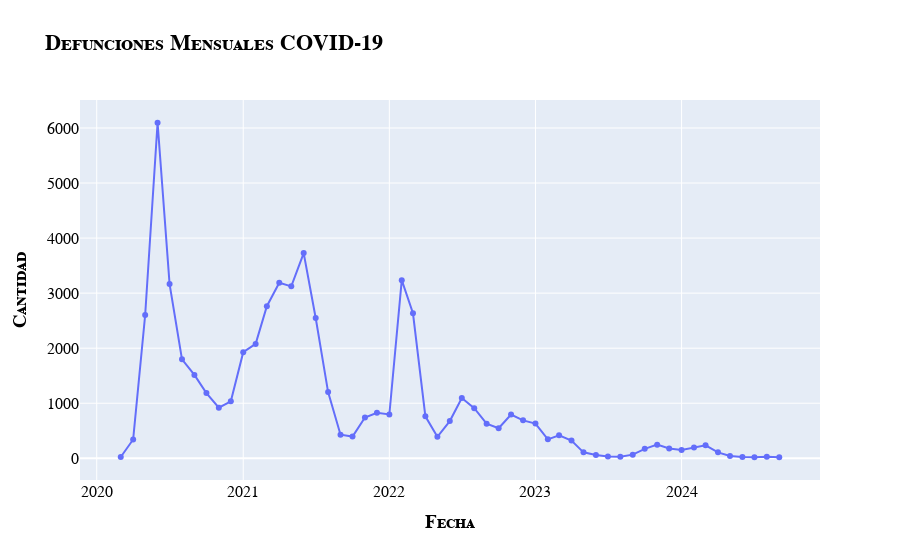

Source (notebook cell):
### Code cell
generic_layouts = {"legend_title":"Serie temporal:", "yaxis_title":"<b>Cantidad</b>","xaxis_title":"<b>Fecha</b>",
                    "font":dict(
                        family="Courier New, monospace",
                        size=16,
                        color="Black",
                        variant="small-caps"
                        ),
                    "legend":dict(
                        # orientation="h",
                        yanchor="bottom",
                        y=1.0,
                        xanchor="right",
                        x=1.0,
                        bgcolor="LightBlue"
                        )
                    }

fig = px.line(countpan, y="EDAD_CANT", 
              title="<b>Defunciones Mensuales COVID-19</b>",
              markers=True)
fig.update_layout(**generic_layouts
)
fig

### Figure 1 — Plotly figure (JSON) as saved in the notebook; plotly's stock layout.template omitted (floating-point values rounded to 4 significant figures)
{"data": [{"hovertemplate": "index=%{x}<br>EDAD_CANT=%{y}<extra></extra>", "legendgroup": "", "line": {"color": "#636efa", "dash": "solid"}, "marker": {"symbol": "circle"}, "mode": "lines+markers", "name": "", "orientation": "v", "showlegend": false, "type": "scatter", "x": ["2020-03-01T00:00:00", "2020-04-01T00:00:00", "2020-05-01T00:00:00", "2020-06-01T00:00:00", "2020-07-01T00:00:00", "2020-08-01T00:00:00", "2020-09-01T00:00:00", "2020-10-01T00:00:00", "2020-11-01T00:00:00", "2020-12-01T00:00:00", "2021-01-01T00:00:00", "2021-02-01T00:00:00", "2021-03-01T00:00:00", "2021-04-01T00:00:00", "2021-05-01T00:00:00", "2021-06-01T00:00:00", "2021-07-01T00:00:00", "2021-08-01T00:00:00", "2021-09-01T00:00:00", "2021-10-01T00:00:00", "2021-11-01T00:00:00", "2021-12-01T00:00:00", "2022-01-01T00:00:00", "2022-02-01T00:00:00", "2022-03-01T00:00:00", "2022-04-01T00:00:00", "2022-05-01T00:00:00", "2022-06-01T00:00:00", "2022-07-01T00:00:00", "2022-08-01T00:00:00", "2022-09-01T00:00:00", "2022-10-01T00:00:00", "2022-11-01T00:00:00", "2022-12-01T00:00:00", "2023-01-01T00:00:00", "2023-02-01T00:00:00", "2023-03-01T00:00:00", "2023-04-01T00:00:00", "2023-05-01T00:00:00", "2023-06-01T00:00:00", "2023-07-01T00:00:00", "2023-08-01T00:00:00", "2023-09-01T00:00:00", "2023-10-01T00:00:00", "2023-11-01T00:00:00", "2023-12-01T00:00:00", "2024-01-01T00:00:00", "2024-02-01T00:00:00", "2024-03-01T00:00:00", "2024-04-01T00:00:00", "2024-05-01T00:00:00", "2024-06-01T00:00:00", "2024-07-01T00:00:00", "2024-08-01T00:00:00", "2024-09-01T00:00:00"], "xaxis": "x", "y": [24, 342, 2603, 6095, 3164, 1798, 1514, 1185, 919, 1036, 1927, 2078, 2763, 3188, 3123, 3727, 2549, 1202, 429, 394, 740, 826, 796, 3236, 2634, 762, 390, 676, 1094, 911, 629, 546, 794, 689, 631, 344, 419, 323, 108, 59, 34, 30, 66, 172, 248, 179, 150, 194, 235, 108, 41, 24, 19, 28, 20], "yaxis": "y"}], "layout": {"font": {"color": "Black", "family": "Courier New, monospace", "size": 16, "variant": "small-caps"}, "legend": {"bgcolor": "LightBlue", "title": {"text": "Serie temporal:"}, "tracegroupgap": 0, "x": 1, "xanchor": "right", "y": 1, "yanchor": "bottom"}, "title": {"text": "<b>Defunciones Mensuales COVID-19</b>"}, "xaxis": {"anchor": "y", "domain": [0, 1], "title": {"text": "<b>Fecha</b>"}}, "yaxis": {"anchor": "x", "domain": [0, 1], "title": {"text": "<b>Cantidad</b>"}}}}
